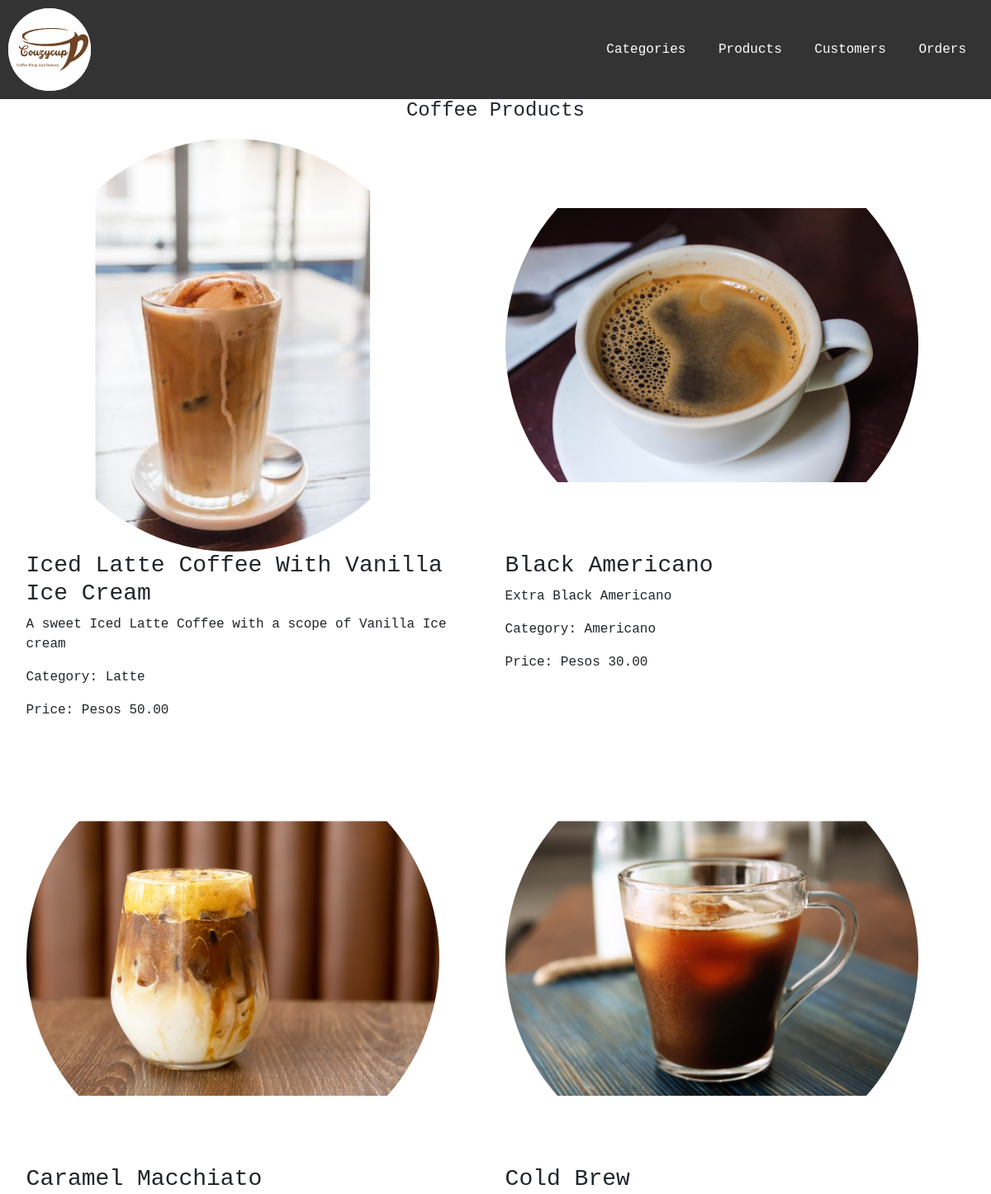
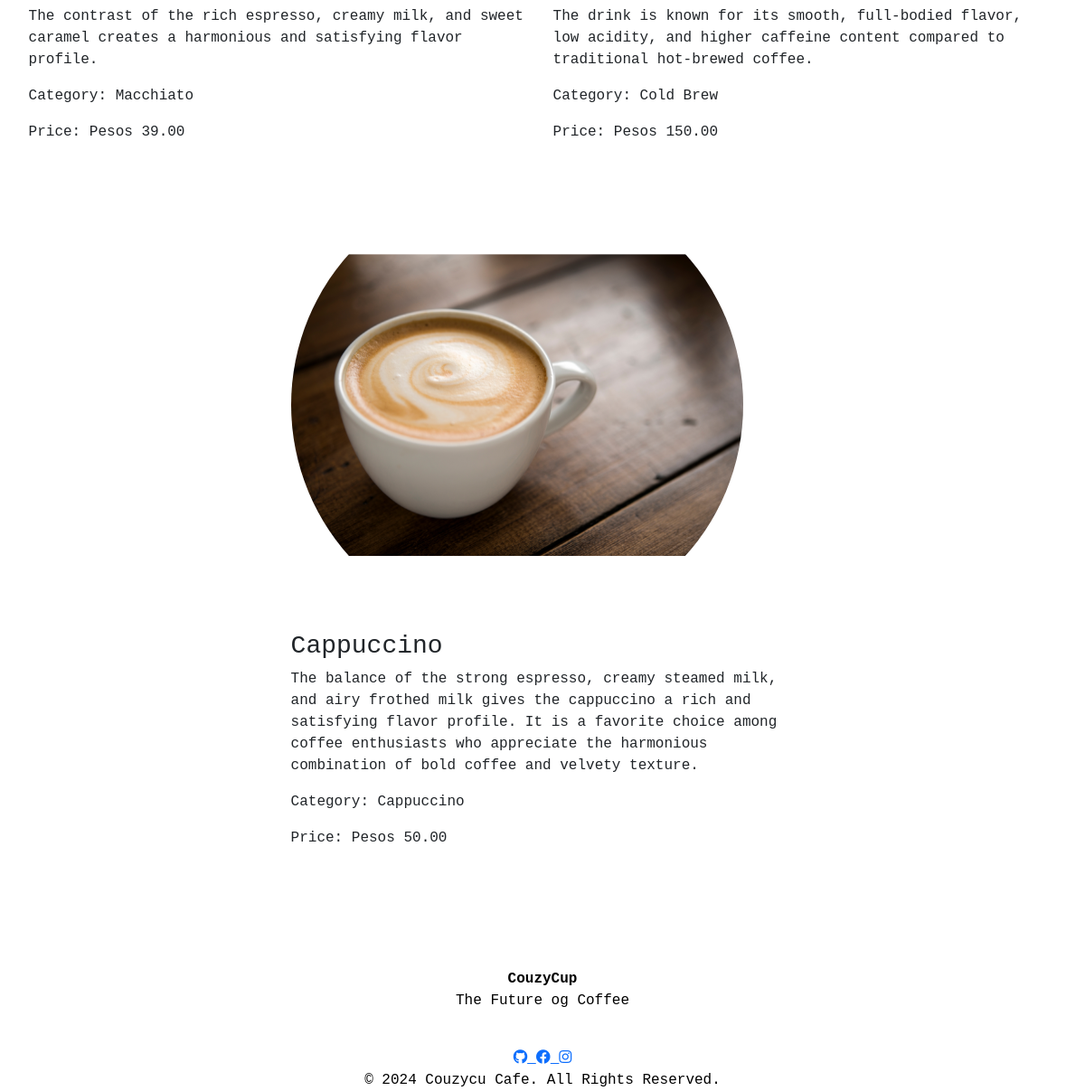
Screenshot of /products/ with the database file from the repository (2 pictures, top to bottom).
### couzycup/models.py (models this page shows, shortened)
class BaseModel(models.Model):
    created_at = models.DateTimeField(auto_now_add=True)
    updated_at = models.DateTimeField(auto_now=True)
    class Meta:
        abstract = True

class CoffeeProduct(BaseModel):
    name = models.CharField(max_length=255)
    description = models.TextField()
    category = models.ForeignKey(CoffeeCategory, on_delete=models.CASCADE)
    price = models.DecimalField(max_digits=10, decimal_places=2)
    image = models.ImageField(upload_to='coffee_images/')

class CoffeeCategory(BaseModel):
    name = models.CharField(max_length=255)
    def __str__(self):
        return self.name

### couzycup/views.py (the view)
# urls.py: path('products/', CoffeeProductListView.as_view(), name='coffeeproduct-list'),
class CoffeeProductListView(ListView):
    model = CoffeeProduct
    template_name = 'coffeeproduct_list.html'
    product_image = models.ImageField(upload_to='coffee_images/', null=True, blank=True)

### couzycup/templates/coffeeproduct_list.html
{% extends 'base.html' %}
{% block content %}
  <h2 class="center">Coffee Products</h2>
  <div class="product-list-container">
    {% for product in object_list %}
      <div class="product-item">
        <img src="{{ product.image.url }}" alt="{{ product.name }}" class="resizable-image">
        <h3>{{ product.name }}</h3>
        <p>{{ product.description }}</p>
        <p>Category: {{ product.category }}</p>
        <p>Price: Pesos {{ product.price }}</p>
      </div>
    {% endfor %}
  </div>
{% endblock %}

### couzycup/templates/base.html (shortened to what this page needs)
<!DOCTYPE html>
<html lang="en">
<head>
    <link href="https://cdn.jsdelivr.net/npm/bootstrap@5.0.2/dist/css/bootstrap.min.css" rel="stylesheet">
    {% load static %}
    <link rel="stylesheet" href="{% static 'css/style.css' %}">
</head>
<body>
    <div id="header">
        <img src="{% static 'images/Logo.svg' %}" alt="CouzyCup Logo" id="logo">
        <nav>
            <ul>
                <li><a href="{% url 'coffeecategory-list' %}">Categories</a></li>
                <li><a href="{% url 'coffeeproduct-list' %}">Products</a></li>
                <li><a href="{% url 'customer-list' %}">Customers</a></li>
                <li><a href="{% url 'order-list' %}">Orders</a></li>
            </ul>
        </nav>
    </div>
    <div id="content">
        {% block content %}{% endblock %}
    </div>
    <div id="footer">
        <!DOCTYPE html>
<html lang="en">
  <head>
    <link rel="stylesheet" href="../../static/css/style.css" />
    <link rel="stylesheet" href="https://cdnjs.cloudflare.com/ajax/libs/font-awesome/5.15.4/css/all.min.css">
  </head>
  <body>
    <footer>
      <br />
      <p>
        <strong>CouzyCup</strong><br />
        The Future og Coffee
      </p>
      <br>
      <div class="social-icons">
        <a href="https://github.com/ALVINOMBE/finalsprof_appdev.git" target="_blank" class="icon-link">
          <i class="fab fa-github"></i>
        </a>
        <a href="https://facebook.com/yourpage" target="_blank" class="icon-link">
          <i class="fab fa-facebook"></i>
        </a>
        <a href="https://instagram.com/youraccount" target="_blank" class="icon-link">
          <i class="fab fa-instagram"></i>
        </a>
      </div>
      <p>
        &copy; 2024 Couzycu Cafe. All Rights Reserved.
      </p>
    </footer>
  </body>
</html>
    </div>
</body>
</html>

### couzycup/static/css/style.css (style rules this page uses)
* { margin: 0; padding: 0; box-sizing: border-box; }
body { background-image: url('../images/Background.svg'); background-size: cover; background-position: center; background-attachment: fixed; height: 100vh; margin: 0; padding: 0; font-family: 'Courier New', Courier, monospace; }
#header { display: flex; justify-content: space-between; align-items: center; background-color: #333; padding: 10px; }
#logo { max-width: 100px; border-radius: 50%; overflow: hidden; }
#header nav { margin-left: auto; }
#header ul { list-style: none; margin: 0; padding: 0; }
#header ul li { display: inline-block; margin-right: 10px; }
#header ul li a { text-decoration: none; color: #fff; padding: 5px 10px; border-radius: 3px; transition: background-color 0.3s; }
.product-item { margin-bottom: 20px; }
.resizable-image { max-width: 100%; height: auto; border-radius: 5px; }
.product-list-container { display: flex; flex-wrap: wrap; padding: 0 20px; justify-content: center; }
.product-item { width: 48%; margin: 1%; box-sizing: border-box; }
.resizable-image { max-width: 100%; height: auto; border-radius: 50%; }
.center { text-align: center; font-size: 1.5em; }
footer { color: black; text-align: center; padding-top: 10vh; }

### rows the page displays
CoffeeProduct: image (picture), name "Iced Latte Coffee With Vanilla Ice Cream", description "A sweet Iced Latte Coffee with a scope of Vanilla Ice cream", category "Latte", price "50.00"
CoffeeProduct: image (picture), name "Black Americano", description "Extra Black Americano", category "Americano", price "30.00"
CoffeeProduct: image (picture), name "Caramel Macchiato", description "The contrast of the rich espresso, creamy milk, and sweet caramel creates a harmonious and satisfying flavor profile.", category "Macchiato", price "39.00"
CoffeeProduct: image (picture), name "Cold Brew", description "The drink is known for its smooth, full-bodied flavor, low acidity, and higher caffeine content compared to traditional hot-brewed coffee.", category "Cold Brew", price "150.00"
CoffeeProduct: image (picture), name "Cappuccino", description "The balance of the strong espresso, creamy steamed milk, and airy frothed milk gives the cappuccino a rich and satisfying flavor profile. It is a favorite choice among coffee enthusiasts who appreciate the harmonious combination of bold coffee and velvety texture.", category "Cappuccino", price "50.00"
